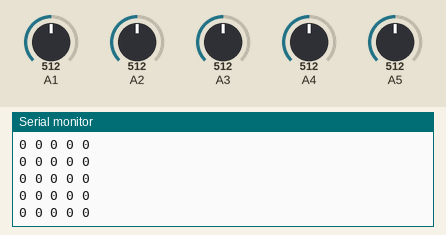
Recording of a sketch running on a simulated Arduino Uno, built with avr-gcc and run on an emulated ATmega328P. Shown: the last lines printed to the serial monitor. The test bench sets the inputs (shaded band); at power-on: A1 = 512, A2 = 512, A3 = 512, A4 = 512, A5 = 512.

Above: at 1.2 s.
1.3 s: A1 set to 490
At 1.8 s:
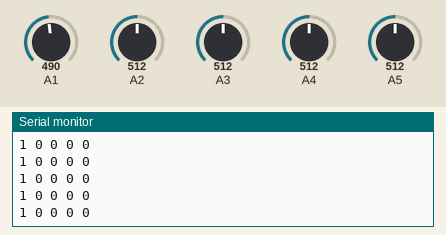
2.8 s: A2 set to 490
At 3.4 s:
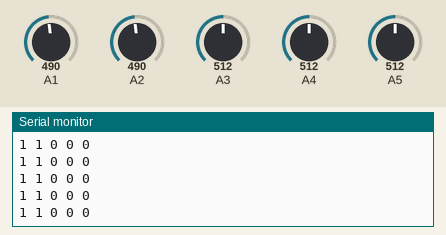
4.3 s: A3 set to 490
At 4.8 s:
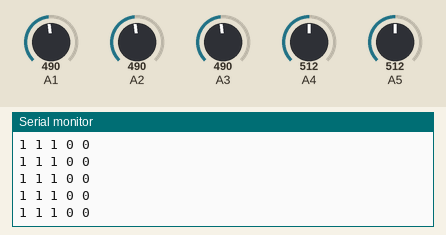
5.8 s: A4 set to 490
At 6.6 s:
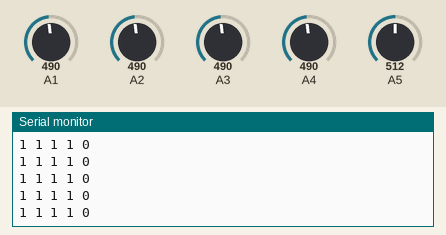
7.3 s: A5 set to 490
At 8.0 s:
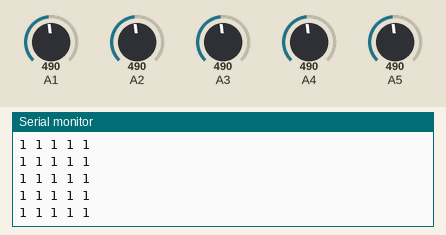
8.8 s: A1 set to 510
At 9.7 s:
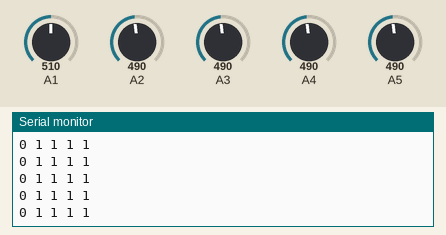

Measured:
- after the input at 1.3 s, the serial monitor: prints a new line after 0.08 s (image 1)
- after the input at 2.8 s, the serial monitor: prints a new line after 0.08 s (image 2)
- after the input at 4.3 s, the serial monitor: prints a new line after 0.07 s (image 3)
- after the input at 5.8 s, the serial monitor: prints a new line after 0.07 s (image 4)
- after the input at 7.3 s, the serial monitor: prints a new line after 0.07 s (image 5)
- after the input at 8.8 s, the serial monitor: prints a new line after 0.07 s (image 6)

The sketch:

________________________.ino
```cpp
void setup() {
  Serial.begin (9600);

}

void loop() {
int vedro1=analogRead(A1);
int vedro2=analogRead(A2);
int vedro3=analogRead(A3);
int vedro4=analogRead(A4);
int vedro5=analogRead(A5);

if (vedro1<500){
  Serial.print ("1 ");
}
else {
  Serial.print("0 ");
}
if (vedro2<500){
  Serial.print ("1 ");
}
else {
  Serial.print("0 ");
}
if (vedro3<500){
  Serial.print ("1 ");
}
else {
  Serial.print("0 ");
}
if (vedro4<500){
  Serial.print ("1 ");
}
else {
  Serial.print("0 ");
}
if (vedro5<500){
  Serial.print ("1 ");
}
else {
  Serial.print("0 ");
}
Serial.println (" ");
}
```
